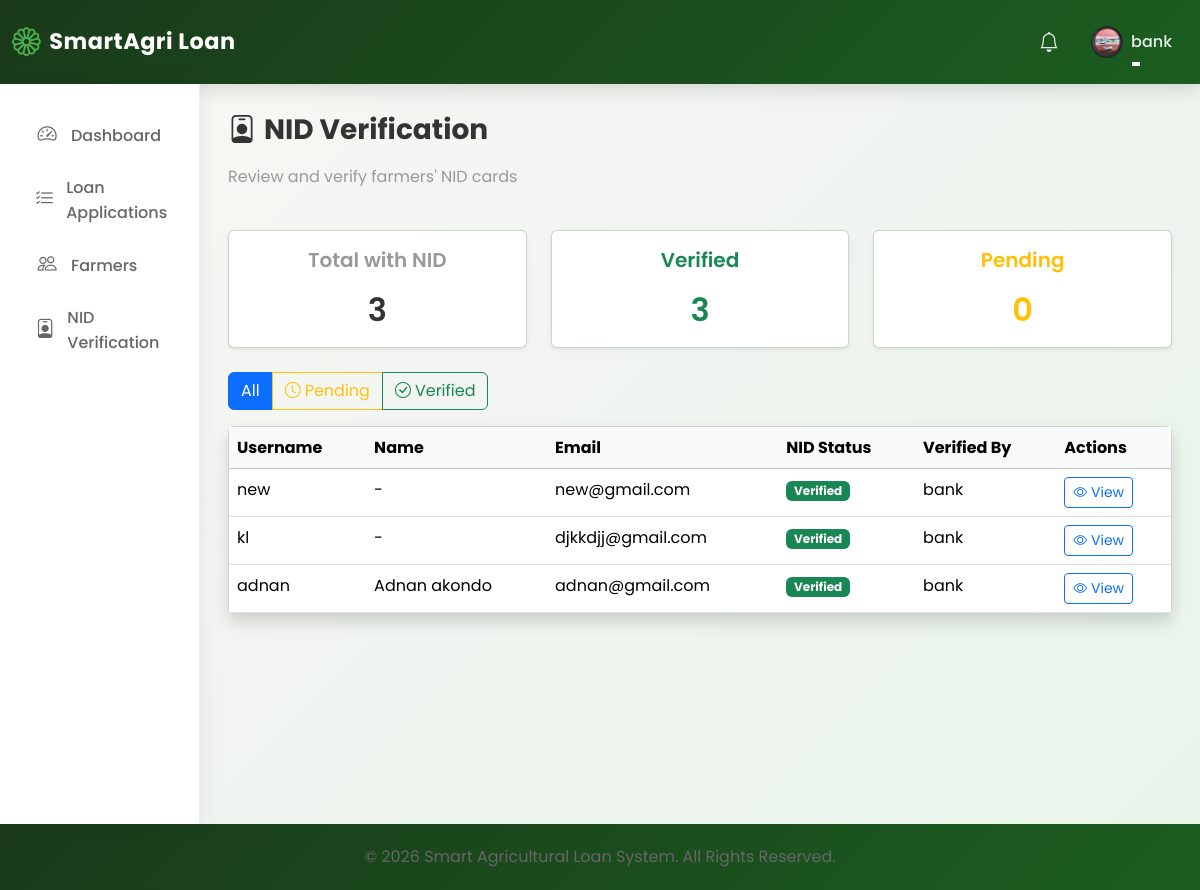
/nid/verification/ (signed in), run on an earlier commit of the app's database.
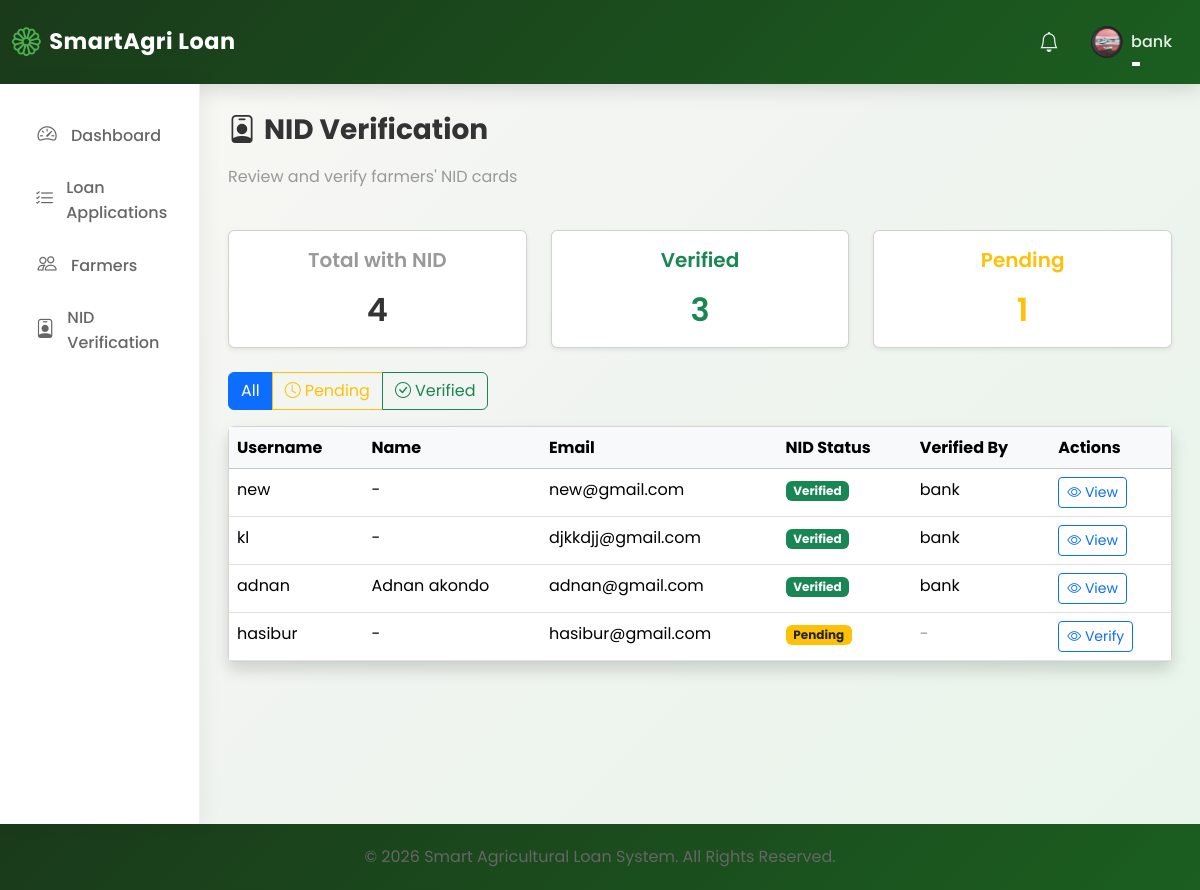
And on a later commit of the database.
### loan_app/models.py (models this page shows, shortened)
class User(AbstractUser):
    ROLE_CHOICES = [
        ("Farmer", "Farmer"),
        ("Bank Officer", "Bank Officer"),
        ("Admin", "Admin"),
    ]
    role = models.CharField(max_length=20, choices=ROLE_CHOICES, default="Farmer")
    is_approved = models.BooleanField(
        default=False, help_text="For Bank Officers - requires admin approval"
    )
    phone_number = models.CharField(max_length=20, blank=True)
    profile_picture = models.ImageField(
        upload_to="profile_pictures/", blank=True, null=True
    )
    is_verified = models.BooleanField(default=False)
    nid_card_front = models.FileField(
        upload_to="nid_cards/",
        blank=True,
        null=True,
        help_text="Upload NID card front side",
    )
    nid_card_back = models.FileField(
        upload_to="nid_cards/",
        blank=True,
        null=True,
        help_text="Upload NID card back side",
    )
    nid_verified = models.BooleanField(
        default=False, help_text="Whether NID has been verified by bank officer"
    )
    nid_verified_by = models.ForeignKey(
        "self",
        on_delete=models.SET_NULL,
        null=True,
        blank=True,
        related_name="nid_verifications",
    )
    nid_verified_at = models.DateTimeField(null=True, blank=True)
    nid_number = models.CharField(
        max_length=20,
        blank=True,
        unique=True,
        null=True,
        help_text="National ID number (unique per farmer)",
    )

### loan_app/views.py (the view)
@login_required
def nid_verification_list(request):
    if not (request.user.is_staff or request.user.role == "Bank Officer"):
        messages.error(request, "You do not have permission to view this page.")
        return redirect("home")
    farmers = (
        User.objects.filter(role="Farmer")
        .exclude(nid_card_front="")
        .exclude(nid_card_front__isnull=True)
        .order_by("-nid_verified", "-date_joined")
    )
    nid_filter = request.GET.get("nid_status")
    if nid_filter == "verified":
        farmers = farmers.filter(nid_verified=True)
    elif nid_filter == "pending":
        farmers = farmers.filter(nid_verified=False)
    paginator = Paginator(farmers, 20)
    page_number = request.GET.get("page")
    page_obj = paginator.get_page(page_number)
    context = {
        "page_obj": page_obj,
        "nid_filter": nid_filter,
        "total_farmers_with_nid": User.objects.filter(role="Farmer")
        .exclude(nid_card_front="")
        .exclude(nid_card_front__isnull=True)
        .count(),
        "verified_count": User.objects.filter(role="Farmer", nid_verified=True).count(),
        "pending_count": User.objects.filter(role="Farmer", nid_verified=False)
        .exclude(nid_card_front="")
        .exclude(nid_card_front__isnull=True)
        .count(),
    }
    return render(request, "bank_officer/nid_verification_list.html", context)

### templates/bank_officer/nid_verification_list.html (shortened to what the changed rows need)
{% extends 'base.html' %}
{% block content %}
<div class="row mb-4">
    <div class="col-md-4">
        <div class="card shadow-sm">
            <div class="card-body text-center">
                <h5 class="text-muted">Total with NID</h5>
                <h2 class="mb-0">{{ total_farmers_with_nid }}</h2>
            </div>
        </div>
    </div>
    <div class="col-md-4">
        <div class="card shadow-sm">
            <div class="card-body text-center">
                <h2 class="mb-0 text-success">{{ verified_count }}</h2>
            </div>
        </div>
    </div>
    <div class="col-md-4">
        <div class="card shadow-sm">
            <div class="card-body text-center">
                <h5 class="text-warning">Pending</h5>
                <h2 class="mb-0 text-warning">{{ pending_count }}</h2>
            </div>
        </div>
    </div>
</div>
<div class="row">
    <div class="col-12">
        <div class="card shadow">
            <div class="card-body p-0">
                <div class="table-responsive">
                    <table class="table table-hover mb-0">
                        <thead class="table-light">
                            <tr>
                                <th>Username</th>
                                <th>Name</th>
                                <th>Email</th>
                                <th>NID Status</th>
                                <th>Verified By</th>
                                <th>Actions</th>
                            </tr>
                        </thead>
                        <tbody>
                            {% for farmer in page_obj %}
                            <tr>
                                <td>{{ farmer.username }}</td>
                                <td>{{ farmer.first_name }} {{ farmer.last_name|default:"-" }}</td>
                                <td>{{ farmer.email }}</td>
                                <td>
                                    {% if farmer.nid_verified %}
                                        <span class="badge bg-success">Verified</span>
                                    {% else %}
                                        <span class="badge bg-warning text-dark">Pending</span>
                                    {% endif %}
                                </td>
                                <td>
                                    {% if farmer.nid_verified_by %}
                                        {{ farmer.nid_verified_by.username }}
                                    {% else %}
                                        <span class="text-muted">-</span>
                                    {% endif %}
                                </td>
                                <td>
                                    <a href="{% url 'verify_nid' user_id=farmer.id %}" class="btn btn-sm btn-outline-primary">
                                        <i class="bi bi-eye"></i> {% if farmer.nid_verified %}View{% else %}Verify{% endif %}
                                    </a>
                                </td>
                            </tr>
                            {% endfor %}
                        </tbody>
                    </table>
                </div>
            </div>
        </div>
    </div>
</div>
{% endblock %}

What changed in the data, as far as the page shows it:
added User: username "hasibur", last_name "-", email "hasibur@gmail.com", nid_verified "Pending"
Also different on the page:
{{ total_farmers_with_nid }}: "3" → "4"
{{ pending_count }}: "0" → "1"
